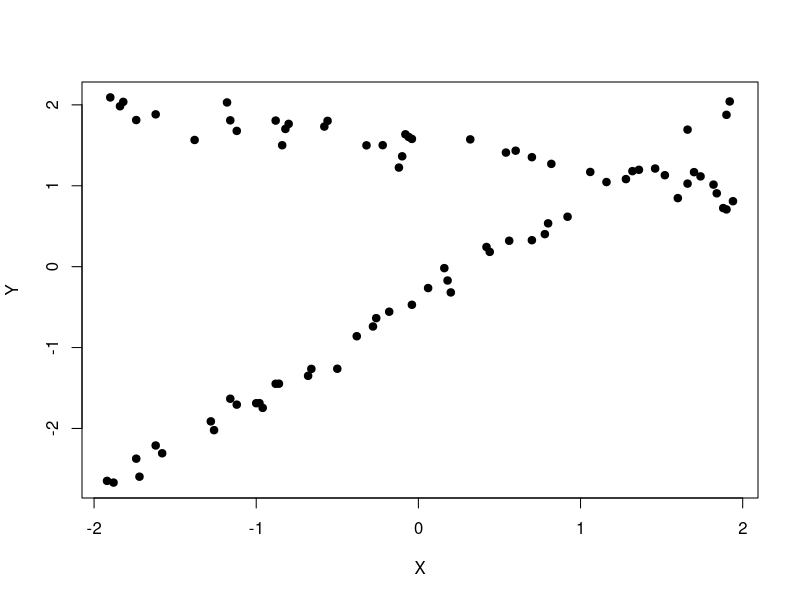

Write R code to recreate this figure.
install.packages("EMCluster")
set.seed(101)
slope1 <- -.3; intercept1 <- 1.5
xs1 <- sample(seq(-2,2,len=201), 40)
ys1 <- intercept1 + slope1*xs1 + rnorm(length(xs1),0,.15)
slope2 <- 1.2; intercept2 <- -.4
xs2 <- sample(seq(-2,2,len=201), 40)
ys2 <- intercept2 + slope2*xs2 + rnorm(length(xs1),0,.15)
mydata <- rbind( cbind(xs1,ys1), cbind(xs2,ys2) ) 
plot(mydata, pch=19, xlab="X", ylab="Y")